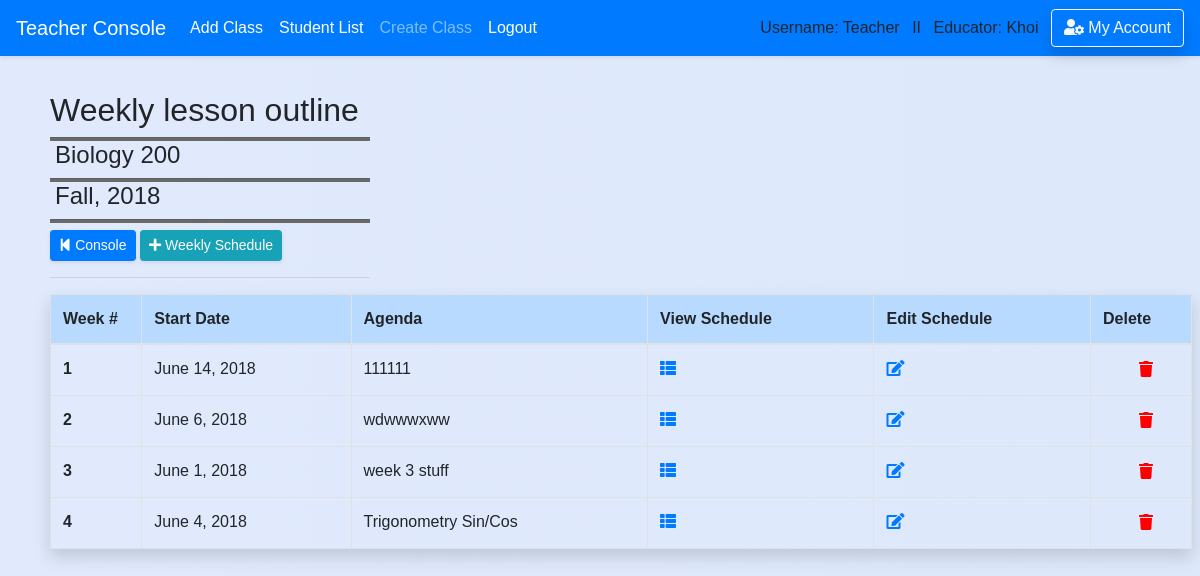
Before: /teacher/lesson_plan/4/ (signed in) with the older database file.
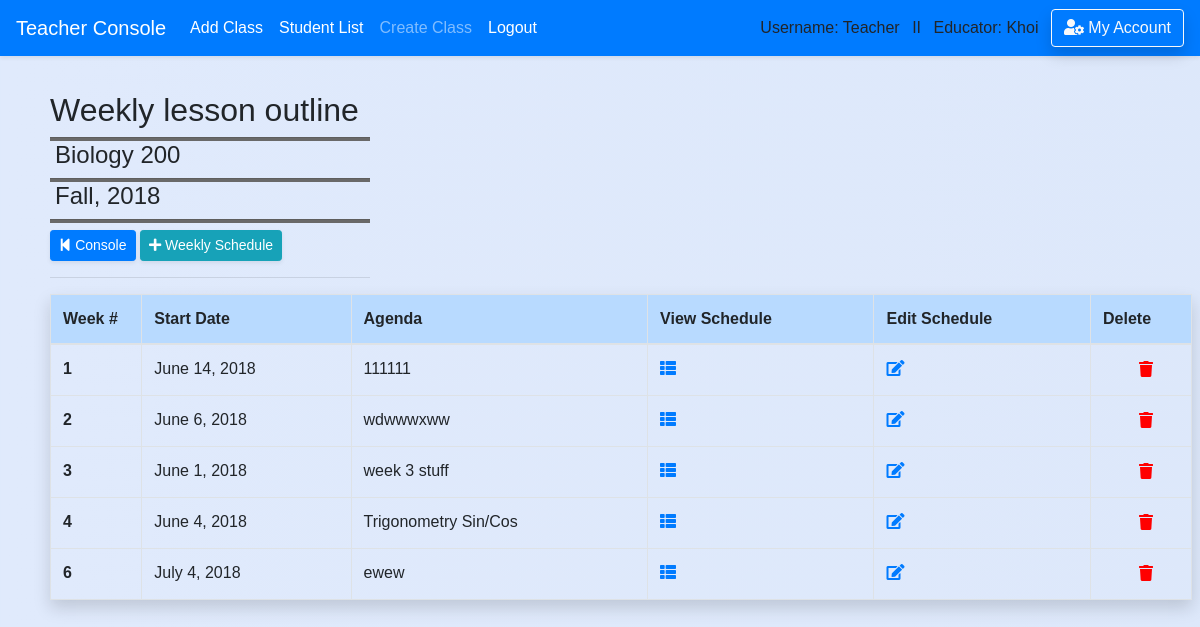
After: the same page with the newer database file.
### school_app/models.py (models this page shows, shortened)
class Lesson_plan(models.Model):
    course_title = models.CharField(max_length=50,default='')
    teacher_idx = models.CharField(max_length=10,default='')
    week_number = models.CharField(max_length=10,default='')
    agenda = models.CharField(max_length=450,default='Agenda Goes Here')
    monday_date = models.DateField(blank=True, null=True)
    tuesday_date = models.DateField(blank=True, null=True)
    wednesday_date = models.DateField(blank=True, null=True)
    thursday_date = models.DateField(blank=True, null=True)
    friday_date= models.DateField(blank=True, null=True)
    monday_plan = models.CharField(max_length=400,default='a')
    tuesday_plan= models.CharField(max_length=400,default='s')
    wednesday_plan= models.CharField(max_length=400,default='d')
    thursday_plan= models.CharField(max_length=400,default='f')
    friday_plan= models.CharField(max_length=400,default='g')
    weekend_plan = models.CharField(max_length=300,default='h')
    teacher = models.ForeignKey('Teacher',blank=True, null=True, on_delete = models.SET_NULL)
    course = models.ForeignKey('Course',blank=True, null=True, on_delete = models.SET_NULL)
    last_modifield = models.DateTimeField(auto_now=True, blank=True,null=True,)
    create_date = models.DateField(auto_now_add=True, blank=True,null=True,)

### school_app/views_logged.py (the view)
# urls.py: path('teacher/lesson_plan/<int:course_id>/',views_logged.lesson_plan, name='view_lesson_plan'),
@require_http_methods(["GET"])
def lesson_plan(request,course_id=None): #list all lesson plan created
    if is_login(request) == False:
        return redirect('/login')
    if is_login(request) == True:
        if request.user.profile.is_teacher == False:
            messages.warning(request, "You don't have Instructor's Privilege!")
            return redirect('/')
        course = Course.objects.filter(id=course_id).first()
        lesson_plan = Lesson_plan.objects.filter(course=course)
        return render(request,'teacher/lesson_plan/view_weekly_lesson_plan.html',
        {'course':course,'lesson_plan':lesson_plan})

### school_app/views_functions.py (called while the page is built)
def is_login(request):
    if not request.user.is_authenticated:
        messages.warning(request, "Please Login or Create an Account.")
        return False
    return True

### school_app/templates/teacher/lesson_plan/view_weekly_lesson_plan.html (shortened to what this page needs)
{% extends 'base.html' %}
{% block content %}
<div class='content'>
  <div class="container-fuild form-row" style='width:100%'>
    <div class="col-md-6">
        <div style="width: 320px">
        <h2>Weekly lesson outline</h2>
        <hr class='hr-line'/>
        <h4 style='padding-left: 5px'>{{ course.course_title }}</h4>
        <hr class='hr-line'/>
        <h4 style='padding-left: 5px'>{{ course.semester }}, {{ course.year }}</h4>
        <hr class='hr-line'/>
        <a href='{% url "teacher" %}' class="btn btn-sm btn-primary shadow-sm" ><i class="fas fa-step-backward"></i> Console</a></a>
        <a href='{% url "add_lesson_plan" course_id=course.id %}' class="btn btn-info btn-sm shadow-sm" role="button"><i class="fas fa-plus"></i> Weekly Schedule</a>
        <hr/>
    </div></div>
    <div class="col-md-5">
        {% if lesson_plan %}
    </div></div>
        <div class='mr-2'>
          <table class="table table-hover table-bordered  shadow">
            <thead class='table-primary'>
            <tr>
              <th scope="col"style="width: 8%">Week #</th>
              <th scope="col">Start Date</th>
              <th scope="col">Agenda</th>
              <th scope="col">View Schedule</th>
              <th scope="col">Edit Schedule</th>
              <th scope="col" style="width: 8%">Delete</th>
            </tr>
            </thead>
            <tbody>
        {% for lesson in lesson_plan %}
            <tr>
              <th scope="row">{{ lesson.week_number }}</th>
              <td>{{ lesson.monday_date }}</td>
              <td>{{ lesson.agenda}}</td>
              <td>
                <a href='{% url "weekly_lesson_plan" lesson_plan_id=lesson.id  %}'><i class="fas fa-th-list"></i></a>
              </td>
              <td>
                <a href='{% url "edit_lesson_plan" lesson_plan_id=lesson.id  %}'><i class="fas fa-edit"></i></a>
              </td>
              <td>
                <form action='/teacher/lesson_plan/delete_lesson_plan/' method='post'>{% csrf_token %}
                  <button type='submit' style='border:none;background:none;cursor: pointer;cursor: hand;'>
                    <i style='color:red' class="fas fa-trash test" data-toggle="popover" data-placement="top" data-trigger="hover" data-content="Alert!"></i>
                  </button>
                </form>
              </td>
            </tr>
        {% endfor %}
            </tbody>
          </table>
        </div>
        {% else %}
        <h4><div class="alert-inherit alert-info" role="alert"><i class="fas fa-exclamation"></i> Current Course have no lesson planned. </div></h4>
        {% endif %}
        <br><br>
</div>
{% endblock %}

Changed rows visible on the page:
added Lesson_plan: week_number "6", monday_date "July 4, 2018", agenda "ewew"
